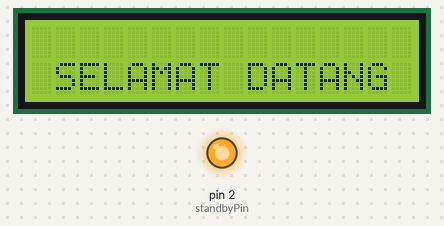
Bench run of a sketch on a simulated Arduino Uno, built with avr-gcc and run on an emulated ATmega328P. Shown: 16×2 character LCD, output pins drawn as LEDs (lit = HIGH).

Above: at 0.1 s.
At 2.2 s:
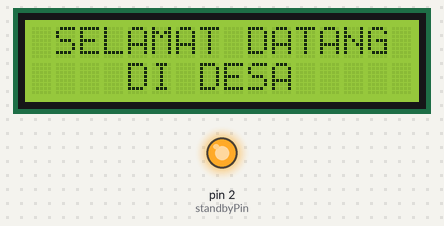
At 4.2 s:
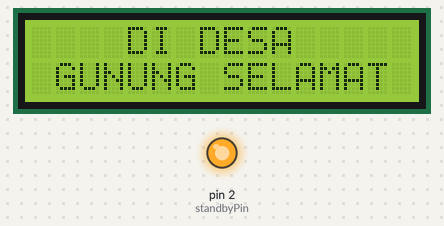
At 6.2 s:
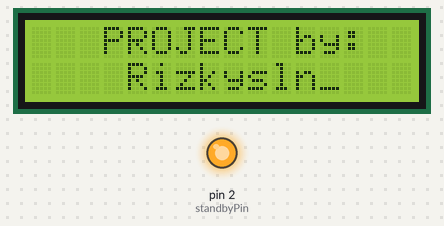
At 8.2 s:
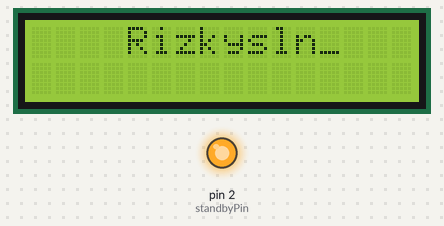

The sketch:

Tampilkan_teks_LCD_I2C.ino
```cpp
#include <LiquidCrystal_I2C.h>

LiquidCrystal_I2C lcd(0x27, 16, 2);

const int standbyPin = 2; // Pin D2 untuk standby

void setup() {
  lcd.init();
  lcd.backlight();

  pinMode(standbyPin, OUTPUT); // Atur D2 sebagai output
  digitalWrite(standbyPin, HIGH); // Set D2 ke high
}

void loop() {
  lcd.setCursor(1, 1);
  lcd.print("SELAMAT DATANG");
  delay(2000);
  lcd.clear();

  lcd.setCursor(1, 0);
  lcd.print("SELAMAT DATANG");
  lcd.setCursor(4, 1);
  lcd.print("DI DESA");
  delay(2000);
  lcd.clear();

  lcd.setCursor(4, 0);
  lcd.print("DI DESA");
  lcd.setCursor(1, 1);
  lcd.print("GUNUNG SELAMAT");
  delay(2000);
  lcd.clear();

  lcd.setCursor(3, 0);
  lcd.print("PROJECT by:");
  lcd.setCursor(4, 1);
  lcd.print("Rizkysln_");
  delay(2000);
  lcd.clear();

  lcd.setCursor(4, 0);
  lcd.print("Rizkysln_");
  delay(2000);
  lcd.clear();
}
```

Measured:
- by itself, everything shown: repeats every 10.1 s, in 6 steps
- what the display in image 1 shows lasts 2.0 s, from 2.1 s to 4.1 s
